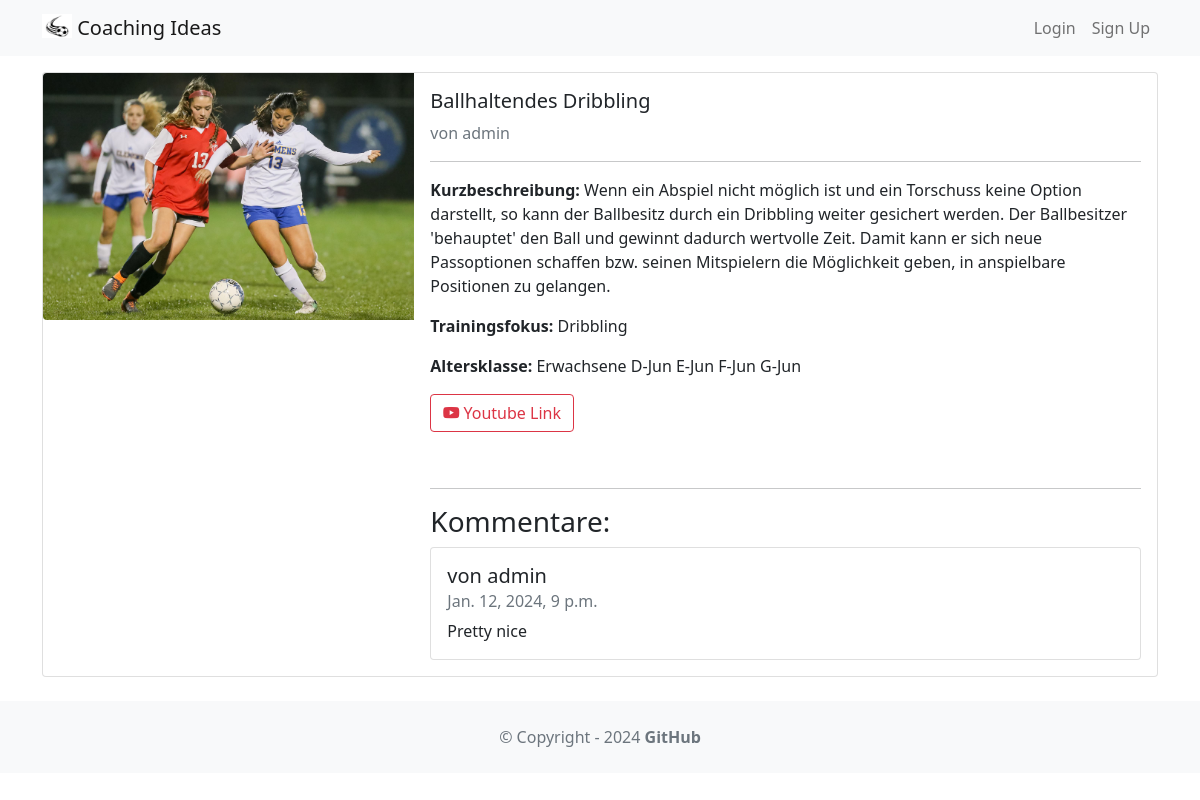
/exercise/2, run on an earlier commit of the app's database.
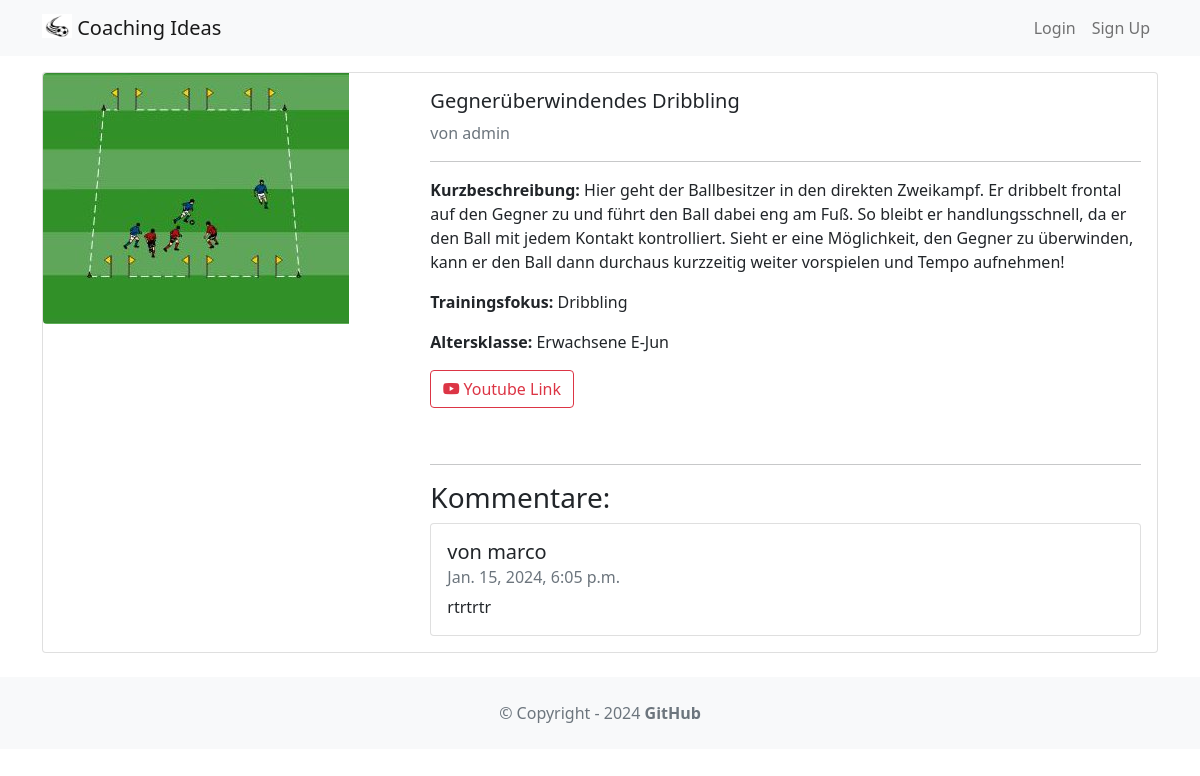
And on a later commit of the database.
### exercise/models.py (models this page shows, shortened)
class Exercise(models.Model):
    title = models.CharField(max_length=255)
    body = models.TextField()
    created_on = models.DateTimeField(auto_now_add=True)
    last_modified = models.DateTimeField(auto_now=True)
    creator = models.ForeignKey(User, on_delete=models.SET_NULL, null=True)
    soccer_skills = models.CharField(
        max_length=50, choices=SoccerSkillTextChoices.choices, blank=True
    )
    for_adults = models.BooleanField(default=True)
    for_jun_a = models.BooleanField(default=False)
    for_jun_b = models.BooleanField(default=False)
    for_jun_c = models.BooleanField(default=False)
    for_jun_d = models.BooleanField(default=False)
    for_jun_e = models.BooleanField(default=False)
    for_jun_f = models.BooleanField(default=False)
    for_jun_g = models.BooleanField(default=False)
    image = models.ImageField(upload_to="exercise/images/", null=True, blank=True)
    pdf = models.FileField(upload_to="exercise/pdfs/", blank=True)
    youtube_link = models.URLField(blank=True, null=True)
    rating = models.IntegerField(default=0, choices=[(i, i) for i in range(0, 6)])
    average_rating = models.FloatField(default=0)

class Comment(models.Model):
    text = models.TextField(max_length=100)
    date = models.DateTimeField(auto_now_add=True)
    user = models.ForeignKey(User, on_delete=models.CASCADE)
    exercise = models.ForeignKey(Exercise, on_delete=models.CASCADE)
    rating = models.IntegerField(default=0, choices=[(i, i) for i in range(0, 6)])

### exercise/views.py (the view)
# urls.py: path("<int:exercise_id>", detail, name="detail"),
def detail(request, exercise_id):
    exercise = get_object_or_404(Exercise, pk=exercise_id)
    comments = Comment.objects.filter(exercise=exercise)
    return render(request, "detail.html", {"exercise": exercise, "comments": comments})

### exercise/templates/detail.html (shortened to what this page needs)
{% extends 'base.html' %}
{% block content %}
<div class="card mb-3">
    <div class="row g-0">
        <div class="col-md-4">
            {% if exercise.image %}
            <img src="{{ exercise.image.url }}"
                 class="img-fluid rounded-start" alt="">
            {% else %}
            <span class="text-muted">No image</span>
            {% endif %}
        </div>
        <div class="col-md-8">
            <div class="card-body">
                <div class="card-text">
                    <h5 class="card-title">{{ exercise.title }}</h5>
                    <span class="text-muted">
                    von {{ exercise.creator.username }}
                </span>
                </div>
                <hr/>
                <p class="card-text"><b>Kurzbeschreibung:</b> {{ exercise.body }}</p>
                <p class="card-text"><b>Trainingsfokus:</b> {{ exercise.soccer_skills }}</p>
                <p class="card-text"><b>Altersklasse:</b>
                    {% if exercise.for_adults %} Erwachsene {% endif %}
                    {% if exercise.for_jun_d %} D-Jun {% endif %}
                    {% if exercise.for_jun_e %} E-Jun {% endif %}
                    {% if exercise.for_jun_f %} F-Jun {% endif %}
                    {% if exercise.for_jun_g %} G-Jun {% endif %}
                </p>
                <p class="card-text">
                    {% if exercise.youtube_link %}
                    <a href="{{ exercise.youtube_link }}"
                       class="btn btn-outline-danger">
                        <i class="bi bi-youtube"></i>
                        Youtube Link
                    </a>
                    {% endif %}
                <hr/>
                <h3>Kommentare:</h3>
                <ul class="list-group">
                    {% for comment in comments %}
                    <li class="list-group-item pb-3 pt-3">
                        <h5 class="card-title">
                            von {{ comment.user.username }}
                        </h5>
                        <h6 class="card-subtitle mb-2 text-muted">
                            {{ comment.date }}
                        </h6>
                        <p class="card-text">{{ comment.text }}</p>
                    </li>
                    {% endfor %}
                </ul>
            </div>
        </div>
    </div>
</div>
{% endblock content %}

What changed in the data, as far as the page shows it:
no longer on this page (row edited): Comment: user.username "admin", date "Jan. 12, 2024, 9 p.m.", text "Pretty nice"
changed Exercise "Dribbling": image: a different picture; title "Ballhaltendes Dribbling" → "Gegnerüberwindendes Dribbling"; body "Wenn ein Abspiel nicht möglich ist und ein Torschuss keine Option darstellt, so kann der Ballbesitz durch ein Dribbling weiter gesichert werden. Der Ballbesitzer 'behauptet' den Ball und gewinnt dadurch wertvolle Zeit. Damit kann er sich neue Passoptionen schaffen bzw. seinen Mitspielern die Möglichkeit geben, in anspielbare Positionen zu gelangen." → "Hier geht der Ballbesitzer in den direkten Zweikampf. Er dribbelt frontal auf den Gegner zu und führt den Ball dabei eng am Fuß. So bleibt er handlungsschnell, da er den Ball mit jedem Kontakt kontrolliert. Sieht er eine Möglichkeit, den Gegner zu überwinden, kann er den Ball dann durchaus kurzzeitig weiter vorspielen und Tempo aufnehmen!"
added Comment: user.username "marco", date "Jan. 15, 2024, 6:05 p.m.", text "rtrtrtr"
Also different on the page:
text no longer shown: "D-Jun F-Jun G-Jun"
